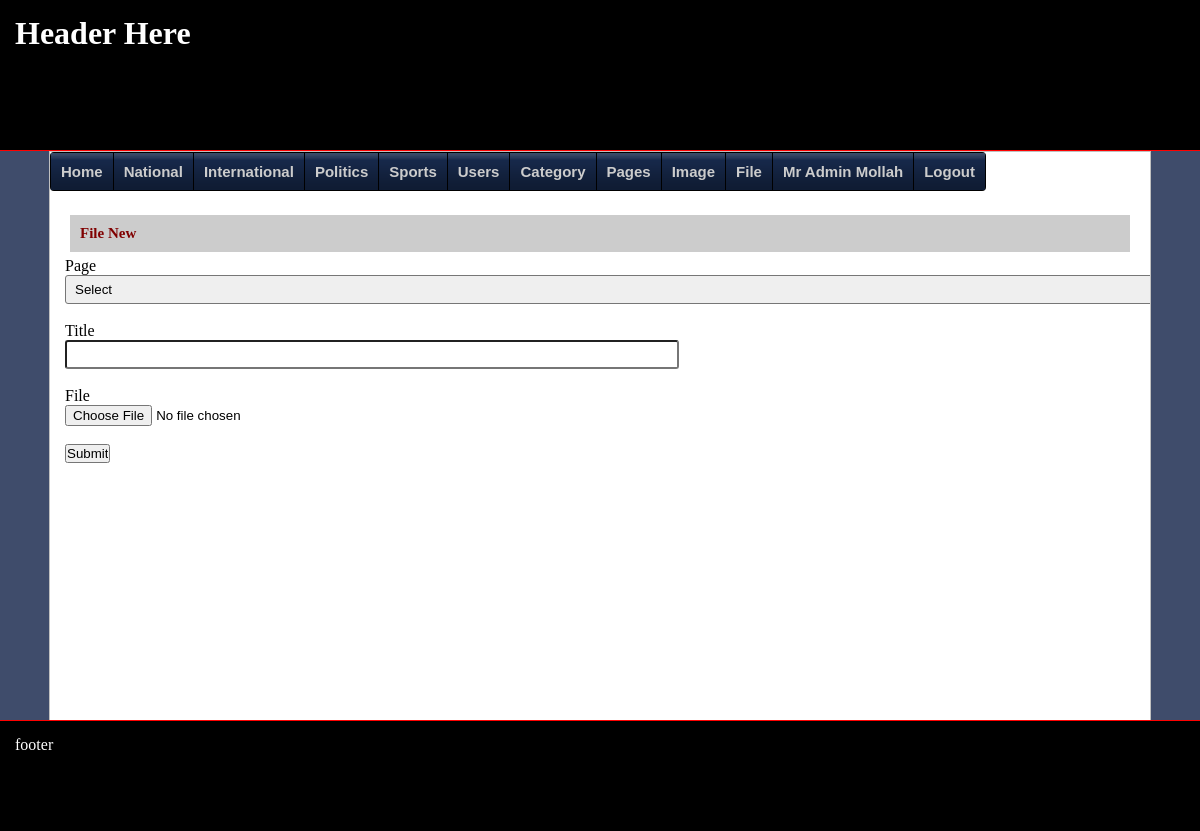
Page /?p=file_new (signed in) on the committed database.
### tables this page shows
CREATE TABLE `category` (
  `id` int(11) NOT NULL,
  `name` varchar(200) NOT NULL,
  `description` varchar(2000) NOT NULL,
  `categoryId` int(11) NOT NULL
);

### pages/file_new.php (the view, shortened to what this page needs)
<?php
$title = "";
$epage = "";
$etitle = "";
$efile = "";
?>
<form method="post" action="" enctype="multipart/form-data">
	<label>Page</label><br>
	<select name="page" >
		<option value="0">Select</option>
	</select><?php print $epage; ?><br><br>
	<label>Title</label><br>
	<input type="text" name="title" value="<?php print $title; ?>"/><?php print $etitle; ?><br><br>
	<label>File</label><br>
	<input type="file" name="file" /><?php print $efile; ?><br><br>
	<input type="submit" name="submit" value="Submit"/>
</form>

### component/menu.php (shortened to what this page needs)
<ul id="css3menu1" class="topmenu">
			<li><a href="?p=home">Home</a></li>
			<?php
			$cn = mysqli_connect("localhost", "root", "", "dbus_002");
			$sql = "select id, name from category where categoryId = 0";
			$table = mysqli_query($cn, $sql);
			while($row = mysqli_fetch_assoc($table))
			{
				print '<li><a href="?c=article&ctg='.$row["id"].'">'.$row["name"].'</a>';
				findChild($row["id"]);
				print '</li>';
			}
			function findChild($pid)
			{
				global $cn;
				$sql = "select id, name from category where categoryId = ".$pid;
				$table = mysqli_query($cn, $sql);
			}
	if(isset($_SESSION['type']))
	{
		print '<li><a href="?p=users">Users</a></li>
			<li><a href="?p=category">Category</a></li>
			<li><a href="?p=pages">Pages</a></li>
			<li><a href="?p=image">Image</a></li>
			<li><a href="?p=file">File</a></li>
			<li><a href="?p=myaccount">'.$_SESSION['name'].'</a></li>
			<li><a href="?c=logout">Logout</a></li>';
	}
	else{
		print '
			<li><a href="?c=register">Register</a></li>
			<li><a href="?c=login">Login</a></li>';
	}
			?>
		</ul>

### css/index.css (style rules this page uses)
* { padding: 0px; margin: 0px auto; }
body { background: #3f4c6b; background: -moz-linear-gradient(top, #3f4c6b 0%, #3f4c6b 100%); background: -webkit-linear-gradient(top, #3f4c6b 0%,#3f4c6b 100%); background: linear-gradient(to bottom, #3f4c6b 0%,#3f4c6b 100%); filter: progid:DXImageTransform.Microsoft.gradient( startColorstr='#3f4c6b', endColorstr='#3f4c6b',GradientType=0 ); }
ul { list-style: circle; }
ul li { line-height: 25px; font-size: 16px }

### css/css3menu.css (style rules this page uses)
ul#css3menu1,ul#css3menu1 ul { margin:0;list-style:none;padding:0;background-color:#000;background-image:url("mainbk.png");background-repeat:repeat;border-width:0px;border-style:solid;border-color:#162436;-moz-border-radius:4px;-webkit-border-radius:4px;border-radius:4px; }
ul#css3menu1 li { position:relative;display:block;white-space:nowrap;font-size:0;float:left; }
ul#css3menu1 { font-size:0;z-index:999;position:relative;display:inline-block;zoom:1;padding:1px 1px 1px 0; *display:inline; }
ul#css3menu1>li { margin:0 0 0 1px; }
ul#css3menu1 a { display:block;vertical-align:middle;text-align:left;text-decoration:none;font:bold 15px Arial;color:#cccccc;cursor:default;padding:10px;background-color:#17294b;background-image:url("mainbk.png");background-repeat:repeat;background-position:0 200px;border-width:0px;border-style:none;border-color:; }

### css/control.css (style rules this page uses)
input[type="text"], input[type="password"], textarea, select { min-width: 600px; padding: 5px; border-radius: 3px; }

### rows in the picture
category: name "National"
category: name "International"
category: name "Politics"
category: name "Sports"

### other values in the picture
$_SESSION['name'] "Mr Admin Mollah"
str_replace("_", " ", $_GET['p']) "File New"
